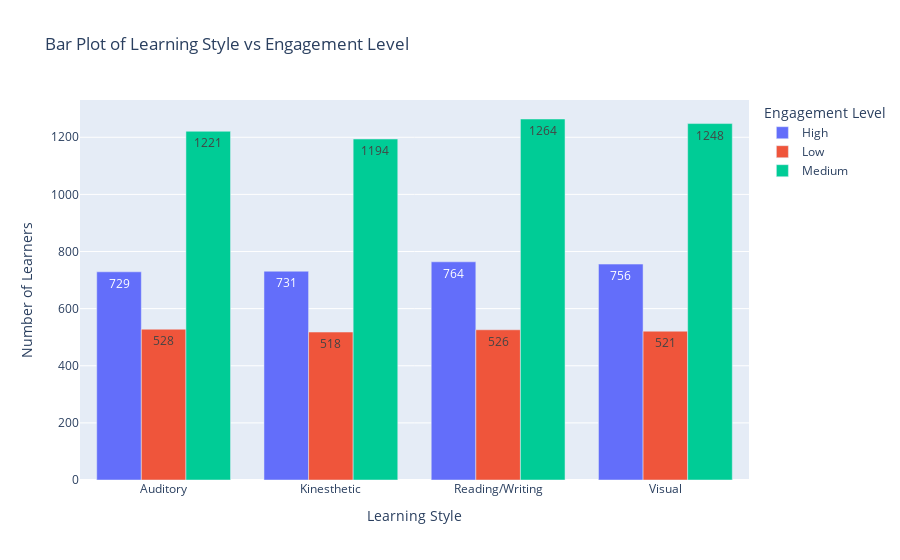

Source (notebook cell):
### Markdown cell above
Visualizing the result

### Code cell
grouped_data = (df_old.groupby(["Learning_Style", "Engagement_Level"])
                .size().reset_index(name='Count'))

fig = px.bar(grouped_data,
             x = "Learning_Style",
             y = "Count",
             color = "Engagement_Level",
             barmode = "group",
             text= "Count",
             title = "Bar Plot of Learning Style vs Engagement Level")

fig.update_layout(
    xaxis_title = "Learning Style",
    yaxis_title = "Number of Learners",
    legend_title = "Engagement Level",
    bargap = 0.2)

fig.show() #Visualizing the relationship between Learning Style and Engagement Level using a bar plot.
#Ignoreing the FutureWarning.

### Figure 1 — Plotly figure (JSON) as saved in the notebook; plotly's stock layout.template omitted (floating-point values rounded to 4 significant figures)
{"data": [{"alignmentgroup": "True", "hovertemplate": "Engagement_Level=High<br>Learning_Style=%{x}<br>Count=%{text}<extra></extra>", "legendgroup": "High", "marker": {"color": "#636efa", "pattern": {"shape": ""}}, "name": "High", "offsetgroup": "High", "orientation": "v", "showlegend": true, "text": [729, 731, 764, 756], "textposition": "auto", "type": "bar", "x": ["Auditory", "Kinesthetic", "Reading/Writing", "Visual"], "xaxis": "x", "y": [729, 731, 764, 756], "yaxis": "y"}, {"alignmentgroup": "True", "hovertemplate": "Engagement_Level=Low<br>Learning_Style=%{x}<br>Count=%{text}<extra></extra>", "legendgroup": "Low", "marker": {"color": "#EF553B", "pattern": {"shape": ""}}, "name": "Low", "offsetgroup": "Low", "orientation": "v", "showlegend": true, "text": [528, 518, 526, 521], "textposition": "auto", "type": "bar", "x": ["Auditory", "Kinesthetic", "Reading/Writing", "Visual"], "xaxis": "x", "y": [528, 518, 526, 521], "yaxis": "y"}, {"alignmentgroup": "True", "hovertemplate": "Engagement_Level=Medium<br>Learning_Style=%{x}<br>Count=%{text}<extra></extra>", "legendgroup": "Medium", "marker": {"color": "#00cc96", "pattern": {"shape": ""}}, "name": "Medium", "offsetgroup": "Medium", "orientation": "v", "showlegend": true, "text": [1221, 1194, 1264, 1248], "textposition": "auto", "type": "bar", "x": ["Auditory", "Kinesthetic", "Reading/Writing", "Visual"], "xaxis": "x", "y": [1221, 1194, 1264, 1248], "yaxis": "y"}], "layout": {"bargap": 0.2, "barmode": "group", "legend": {"title": {"text": "Engagement Level"}, "tracegroupgap": 0}, "title": {"text": "Bar Plot of Learning Style vs Engagement Level"}, "xaxis": {"anchor": "y", "domain": [0, 1], "title": {"text": "Learning Style"}}, "yaxis": {"anchor": "x", "domain": [0, 1], "title": {"text": "Number of Learners"}}}}
